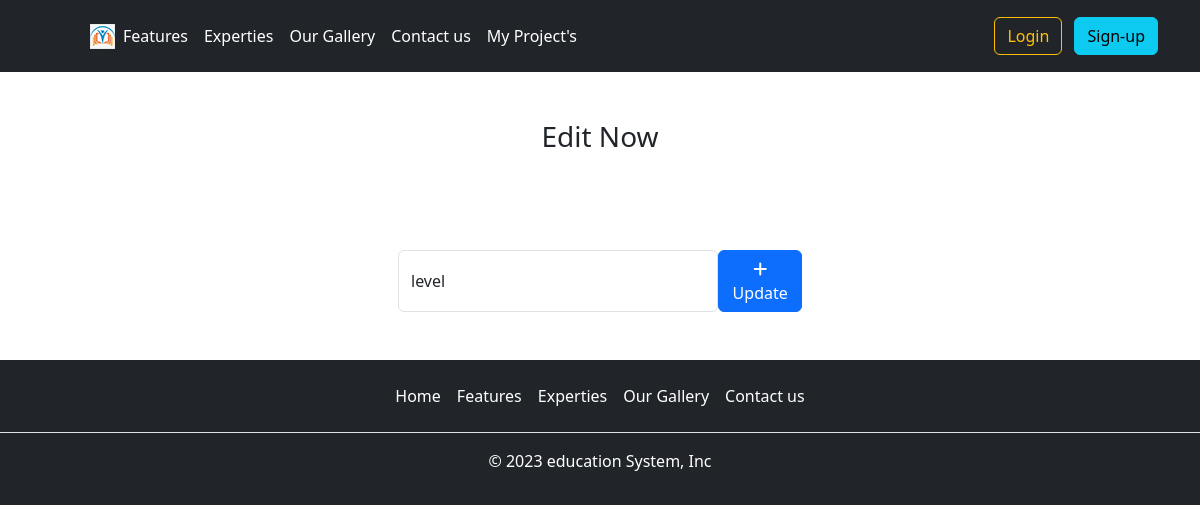
Before: /palupdate/5/ with the older database file.
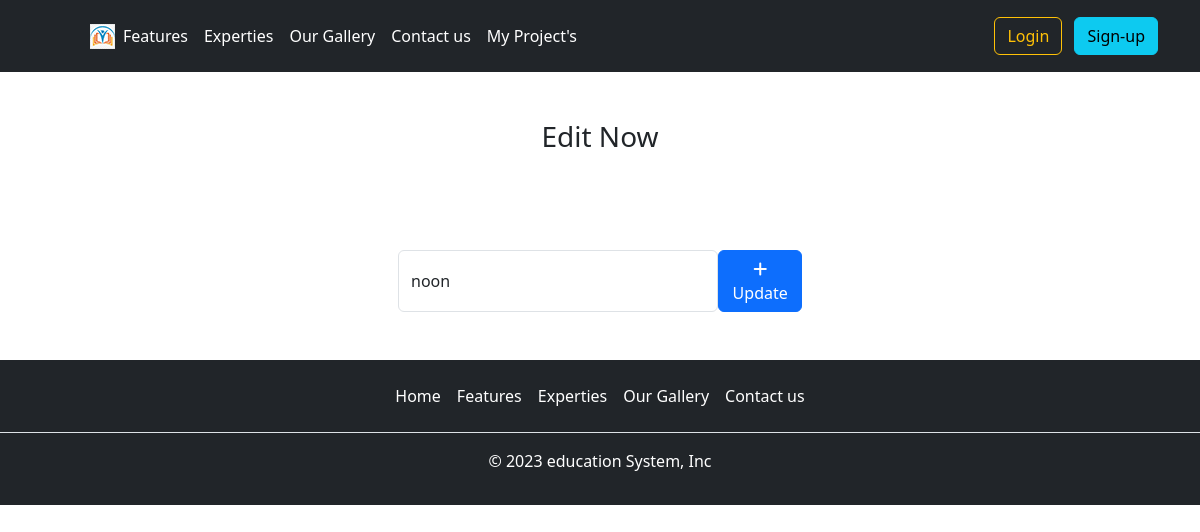
After: the same page with the newer database file.
### mysite/models.py (models this page shows, shortened)
class mypalin(models.Model):
    myname = models.CharField(max_length=100)
    active = models.BooleanField(default=False)

### mysite/views.py (the view)
# urls.py: path('palupdate/<int:pk>/',anoviews.palupdate , name="palupdate"),
def palupdate(request,pk):
    get_palin=get_object_or_404(mypalin,pk=pk)
    if request.method=="POST":
        get_palin2=request.POST.get("myname", "")
        get_palin.myname=get_palin2
        get_palin.save()
        return redirect('palinto')
    else:
        context={
            'get_palin':get_palin
        }
    return render(request,'palupdate.html',context)

### mysite/templates/palupdate.html (shortened to what this page needs)
{% extends 'include/base.html' %}
{% block childblock %}
{% load static %}
<h3 class="pt-5 pb-5 text-center">Edit Now</h3>
<center>
<form action="{% url 'palupdate' get_palin.pk %}" method="POST"  style="width: 500px;">
    <div class="form-group m-5">
        <span style="display: flex;">
            <input type="text" name="myname" class="form-control" placeholder="Edit task" value="{{ get_palin.myname }}">
            <button type="submit" class="btn btn-primary" style="width: 100px; "><i class="fa fa-plus"></i> Update</button>
        </span>
    </div>
</form>
</center>
{% endblock %}

Changed rows visible on the page:
changed mypalin: myname "level" → "noon"
